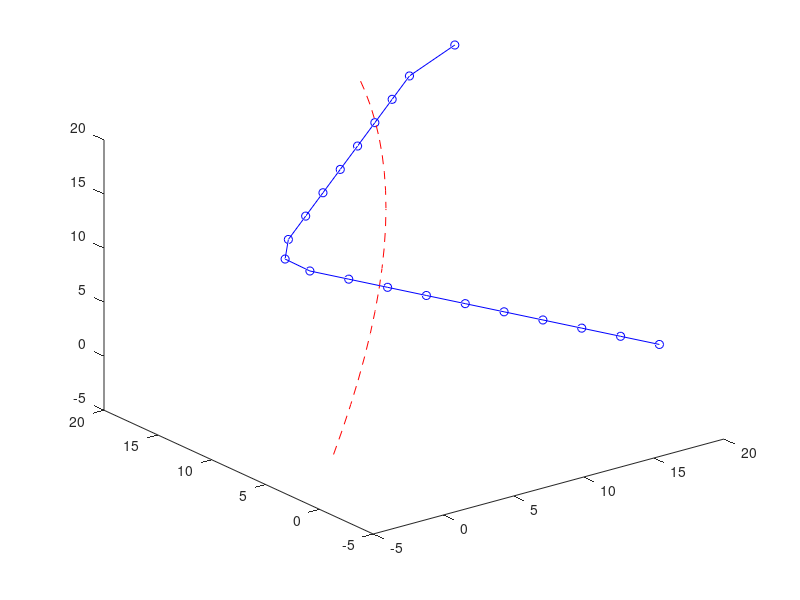
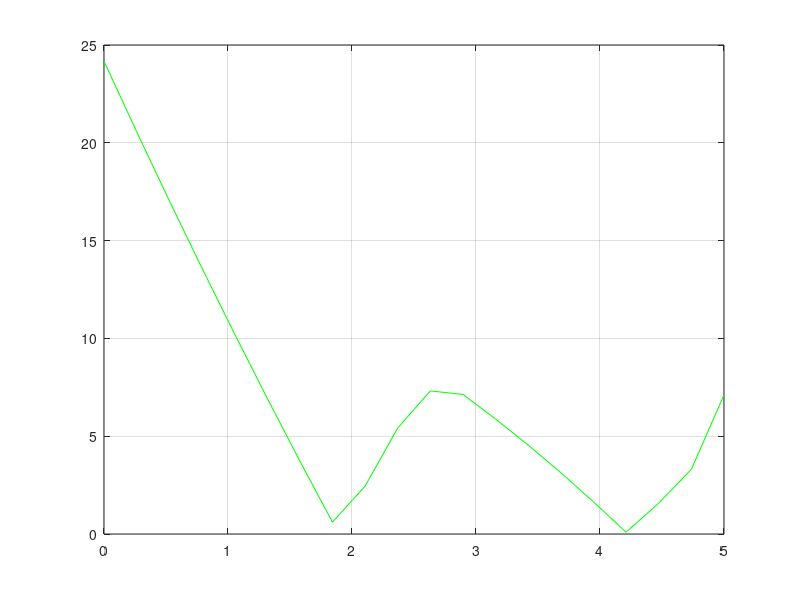
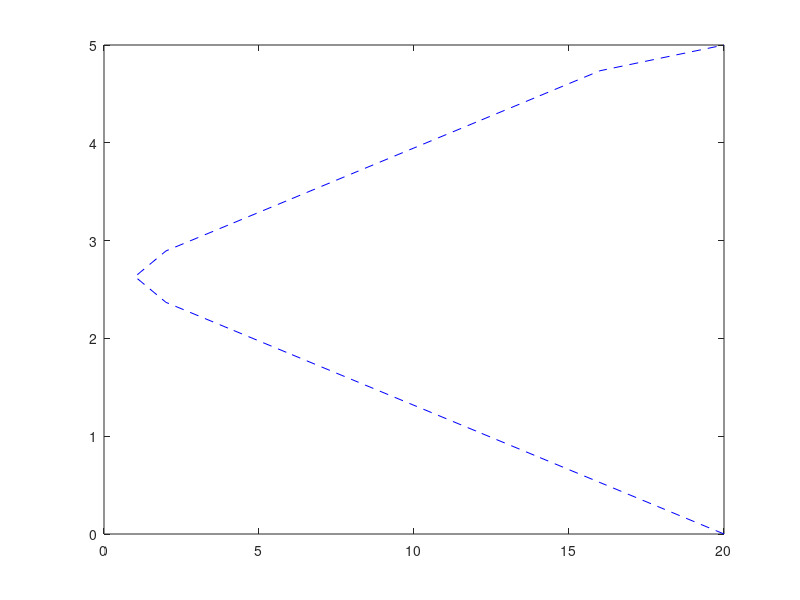
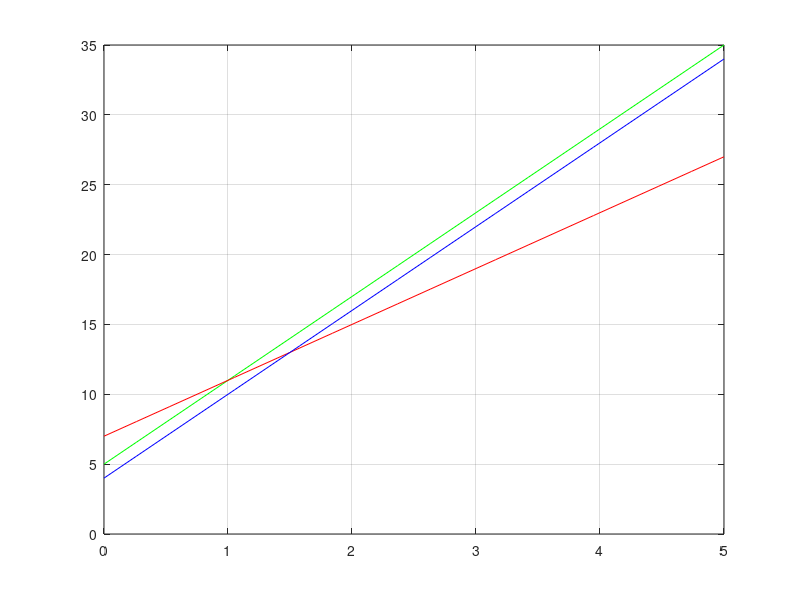

These figures' MATLAB source, in order:
%##################### Initialize ##########################
clear all
clear
n=20 % Points to be considered in curve
t=linspace(0,5,n) % equal spacing of points

%######################## Noise ############################

noisex=5*(rand(1,n)-0.5) %noise in x
noisey=5*(rand(1,n)-0.5) %noise in y
noisez=5*(rand(1,n)-0.5) %noise in z

%####################### Noisy Data ########################

%X=3.*t.^2 + 5.*t + 2 + noisex %noisy data in x 
%Y=2.*t.^2 + 7.*t + 2 + noisey %noisy data in y
%Z=3.*t.^2 + 4.*t + 2 + noisez %noisy data in z
%######################## Data set #########################
X=[20 18 16 14 12 10 8 6 4 2 1 2 4 6 8 10 12 14 16 20]
Y=[1 2 3 4 5 6 7 8 9 10 11 12 13 14 15 16 17 18 19 20]
Z=[1 2 3 4 5 6 7 8 9 10 11 12 13 14 15 16 17 18 19 20]
%################### Summation matrix ######################

S4=t.^3*transpose(t) % t^4 terms sum
S3=t.^2*transpose(t) % t^3 terms sum
S2=t*transpose(t) % t^2 terms sum
S1=t*ones(n,1) % X terms sum

%################ Least Square matrix ######################
%   AX=B 
A=[S4 S3 S2;  %A matrix for computing X matrix  
   S3 S2 S1;
   S2 S1 1]

Bx=[X*transpose(t.^2);X*transpose(t);Y*ones(n,1)] %B in x
By=[Y*transpose(t.^2);Y*transpose(t);Y*ones(n,1)] %B in y
Bz=[Z*transpose(t.^2);Z*transpose(t);Z*ones(n,1)] %B in z

Constantx=inv(A)*Bx % by least square method x
Constanty=inv(A)*By % by least square method y
Constantz=inv(A)*Bz % by least square method z

%########## Computing value of new co-ordinates ###########

Ylinex=Constantx(1,1).*t.^2 + Constantx(2,1).*t + Constantx(3,1) %X point
Yliney=Constanty(1,1).*t.^2 + Constanty(2,1).*t + Constanty(3,1) %Y point
Ylinez=Constantz(1,1).*t.^2 + Constantz(2,1).*t + Constantz(3,1) %Z point

errorx= X-Ylinex % error in x
errory= Y-Yliney % error in y
errorz= Z-Ylinez % error in z

error = abs(((errorx).^2 + errory.^2 + errorz.^2).^(0.5)) % final error
%##################### Plots #############################
figure;
plot3(X,Y,Z,'o-b');grid; %plot of noisy data
hold on 
plot3(Ylinex,Yliney,Ylinez,'--r');grid; %plot of least square data
figure;
plot(t,error,'-g');grid; % Error wrt to time
figure;
plot(X,t,'--b')
%####################### Velocity ########################

Vx=6.*t + 5 %velcity data in x 
Vy=4.*t + 7 %velcity data in y
Vz=6.*t + 4 %velcity data in z
figure;
plot(t,Vx,'-g',t,Vy,'-r',t,Vz,'-b');grid;
